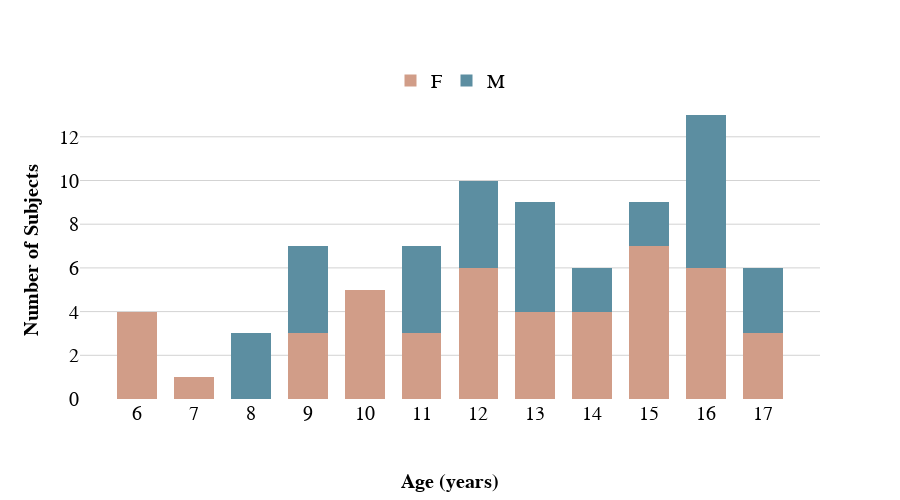

Here is the notebook cell this chart was saved with:
### Code cell
# Plot demographics for included subjects in T2w analysis
plot_demographics(include_t2_subjects)

### Figure 1 — Plotly figure (JSON) as saved in the notebook; plotly's stock layout.template omitted (floating-point values rounded to 4 significant figures)
{"data": [{"legendgroup": "F", "marker": {"color": "#D19D88"}, "name": "F", "opacity": 1, "type": "histogram", "x": [15, 15, 14, 16, 14, 14, 13, 15, 12, 9, 16, 17, 12, 10, 11, 13, 11, 10, 15, 14, 10, 7, 10, 11, 13, 15, 16, 15, 10, 12, 6, 12, 9, 6, 13, 16, 12, 9, 17, 16, 6, 6, 12, 16, 15, 17], "xaxis": "x", "xbins": {"size": 1}, "yaxis": "y"}, {"legendgroup": "M", "marker": {"color": "#5C8EA1"}, "name": "M", "opacity": 1, "type": "histogram", "x": [17, 15, 13, 14, 16, 16, 17, 11, 13, 15, 12, 16, 16, 16, 16, 16, 12, 13, 12, 9, 9, 14, 13, 17, 12, 11, 9, 9, 8, 8, 8, 11, 11, 13], "xaxis": "x", "xbins": {"size": 1}, "yaxis": "y"}], "layout": {"bargap": 0.3, "barmode": "stack", "font": {"color": "black", "family": "Arial", "size": 20}, "height": 500, "legend": {"orientation": "h", "x": 0.5, "xanchor": "center", "y": 1, "yanchor": "bottom"}, "plot_bgcolor": "white", "width": 900, "xaxis": {"anchor": "y", "domain": [0, 1], "gridwidth": 1, "range": [5, 18], "showgrid": false, "tickmode": "array", "tickvals": [6, 7, 8, 9, 10, 11, 12, 13, 14, 15, 16, 17], "title": {"font": {"family": "Arial", "size": 20, "weight": "bold"}, "standoff": 50, "text": "Age (years)"}}, "yaxis": {"anchor": "x", "domain": [0, 1], "gridcolor": "lightgrey", "gridwidth": 1, "showgrid": true, "title": {"font": {"family": "Arial", "size": 20, "weight": "bold"}, "text": "Number of Subjects"}}}}
